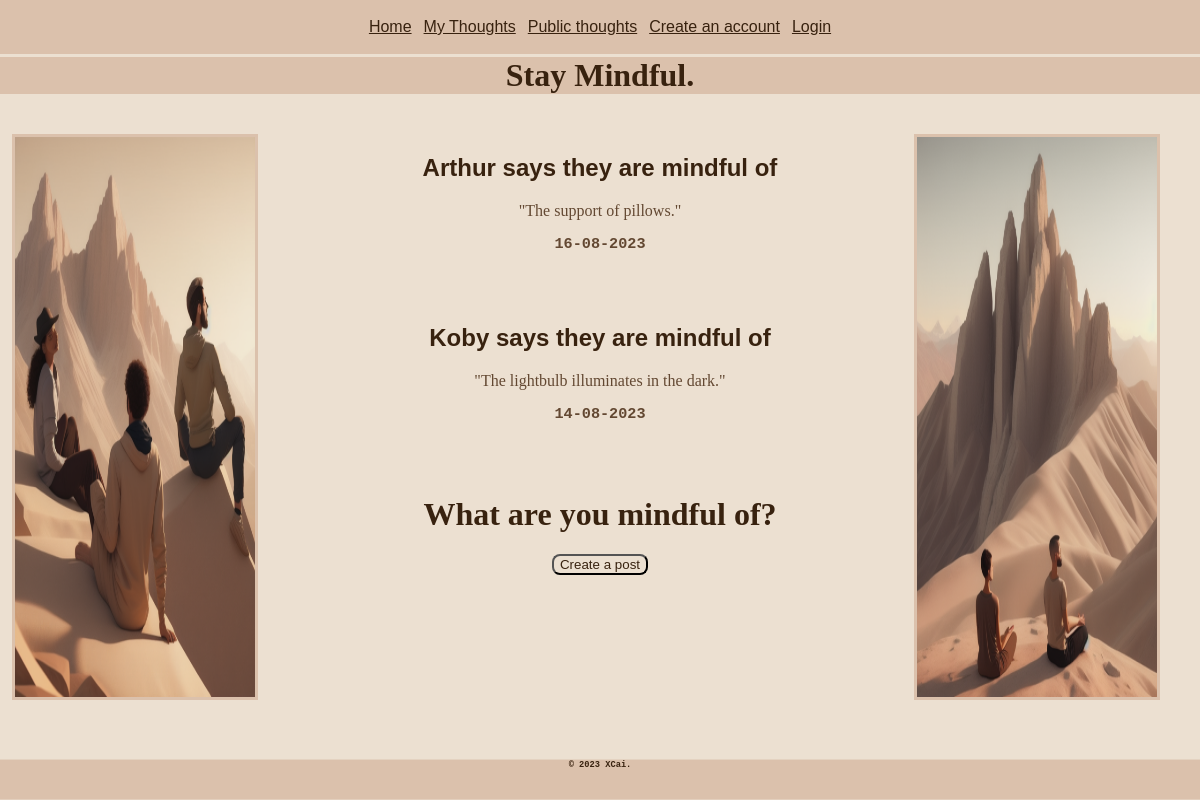
The page / on the database its author committed.
### tables this page shows
CREATE TABLE Gratitude_idea (id INTEGER PRIMARY KEY, date TEXT, username TEXT, content TEXT, like_count INTEGER DEFAULT (0), is_public INTEGER);

### routes.py (the view)
@app.route('/')
def home():
    idea_data = db_query("SELECT username, content, date FROM Gratitude_idea ORDER BY\
                 RANDOM() LIMIT 1", True, False, ())
    idea_data1 = db_query("SELECT username, content, date FROM Gratitude_idea ORDER BY\
                 RANDOM() LIMIT 1", True, False, ())
    return render_template("home.html", idea_data=idea_data,
                           idea_data1=idea_data1)

### routes.py (called while the page is built)
def db_query(query, is_single, is_insert, data):
    conn = sqlite3.connect("mindful.db")
    try:
        cur = conn.cursor()
        cur.execute(query, data)
        if is_insert:
            conn.commit()
        if is_single:
            result = cur.fetchone()
        else:
            result = cur.fetchall()
        return result
    finally:
        conn.close()

def get_random_image():
    image_folder = os.path.join(app.static_folder, 'images')
    images = os.listdir(image_folder)
    random_image = random.choice(images)
    return f"static/images/{random_image}"

@app.context_processor
def inject_random_image():
    return {'random_image': get_random_image(),
            'random_image1': get_random_image()}

### templates/home.html
{% extends 'layout.html' %}
{% block content %}
<h2>{{idea_data[0]}} says they are mindful of</h2>
<p class="p_overflow">"{{idea_data[1]}}"</p>
<h3>{{idea_data[2]}}</h3>
<br><br>
<h2>{{idea_data1[0]}} says they are mindful of</h2>
<p class="p_overflow">"{{idea_data1[1]}}"</p>
<h3>{{idea_data1[2]}}</h3>
<br><br>
<h1>What are you mindful of?</h1>
<a href="/my_posts">
<button class="button">Create a post</button>
</a>
<br><br>
<br><br>
{% endblock %}

### static/styles.css (style rules this page uses)
body { background-color: #ece0d1; margin: auto; text-align: center; min-height: 100vh; }
h1 { font-family: cursive; color: #38220f; }
h2 { font-family: sans-serif; color: #38220f; }
h3 { font-family: monospace; color: #634832; }
p { font-family: cursive; color: #634832; }
.p_overflow { overflow-wrap: break-word; margin: auto; }
a { font-family: sans-serif; color: #38220f; }
.button { background-color: #ece0d1; color: #38220f; border-radius: 8px; }

### rows shown on the page
Gratitude_idea: username "Arthur", content "The support of pillows.", date "16-08-2023"
Gratitude_idea: username "Koby", content "The lightbulb illuminates in the dark.", date "14-08-2023"
